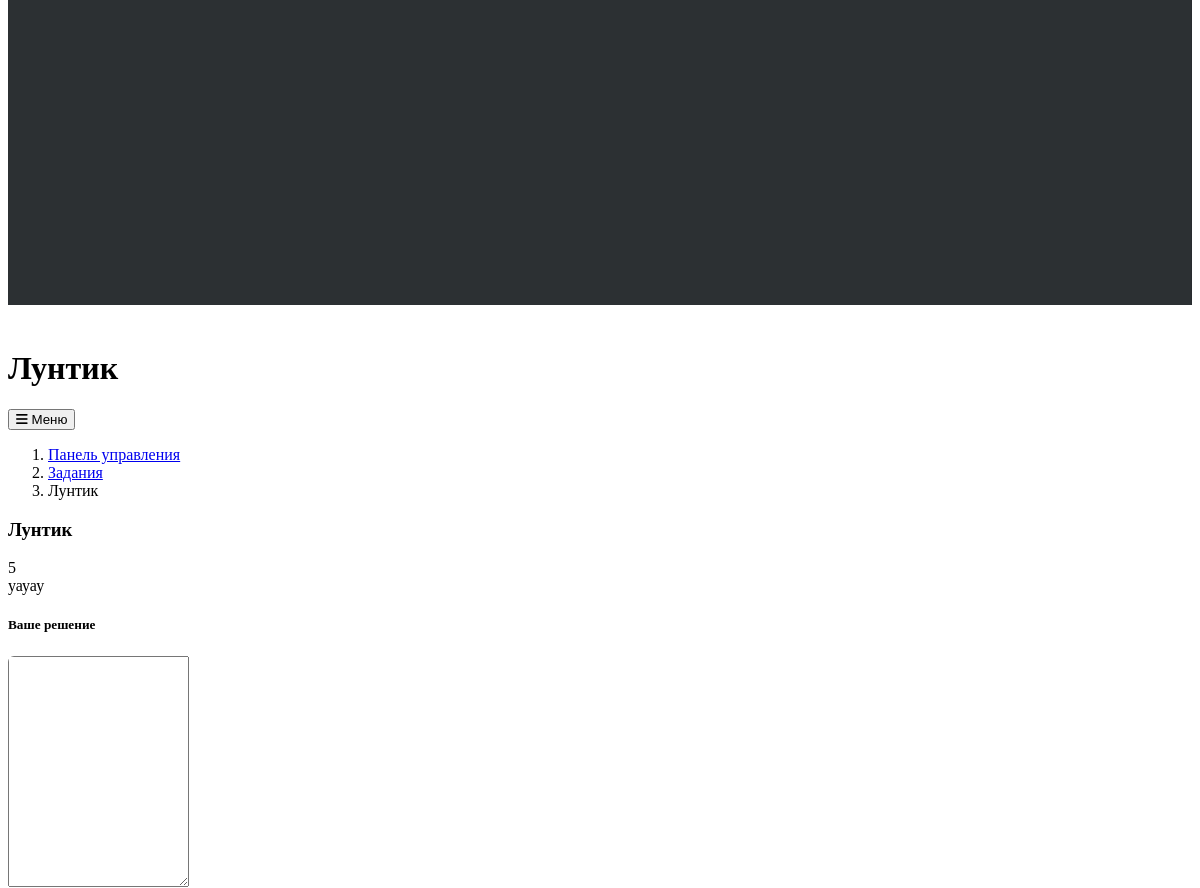
The app's page /assignments/1 (middle part), older data.
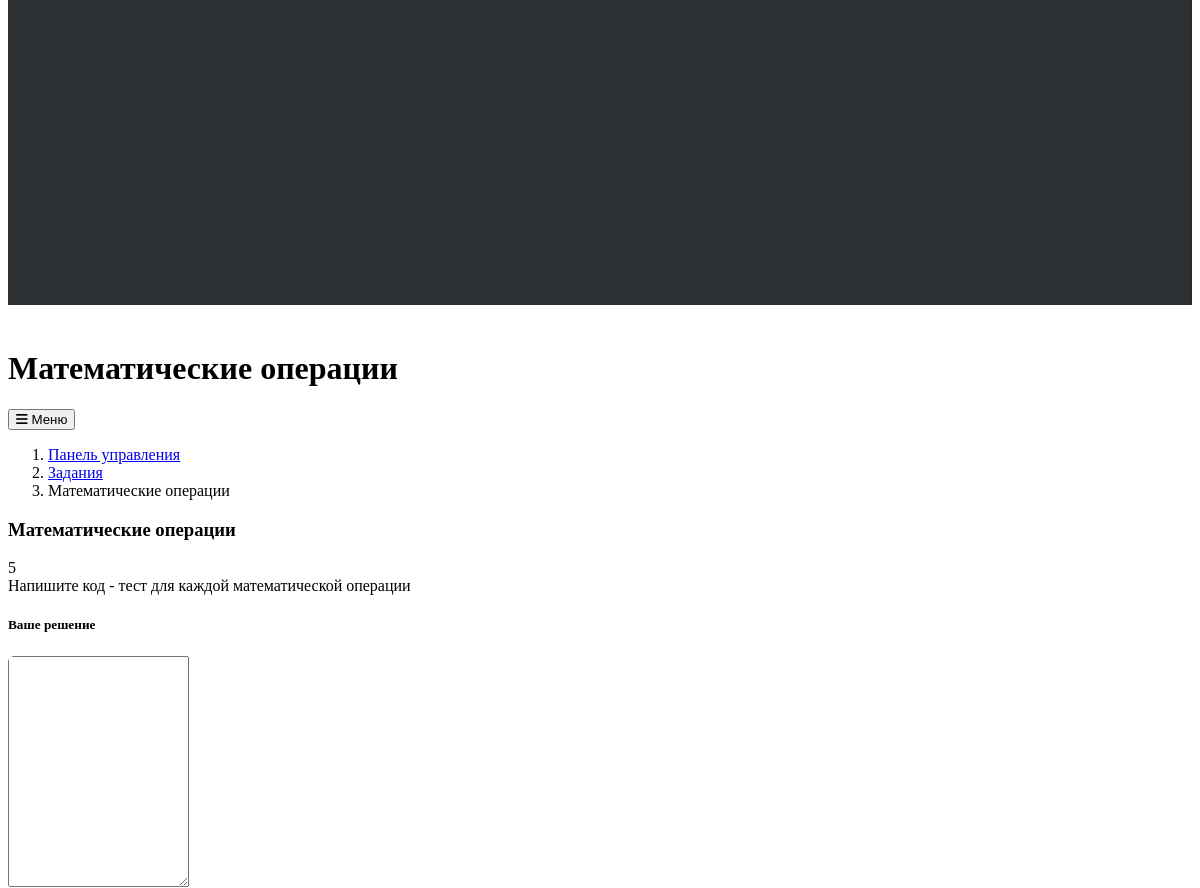
The same page, newer data.
### models.py (models this page shows, shortened)
class Assignment(db.Model):
    id = db.Column(db.Integer, primary_key=True)
    title = db.Column(db.String(200), nullable=False)
    description = db.Column(db.Text, nullable=False)
    tests = db.Column(db.Text, nullable=False)  # JSON string of test cases
    difficulty = db.Column(db.String(20), default="Medium")
    date_created = db.Column(db.DateTime, default=datetime.utcnow)
    date_updated = db.Column(db.DateTime, default=datetime.utcnow, onupdate=datetime.utcnow)
    is_published = db.Column(db.Boolean, default=True)
    submissions = db.relationship('Submission', backref='assignment', lazy=True, cascade="all, delete-orphan")

### app.py (the view)
@app.route('/assignments/<int:assignment_id>')
def assignment_detail(assignment_id):
    assignment = Assignment.query.get_or_404(assignment_id)
    if not assignment.is_published:
        abort(404)
    submission_form = SubmissionForm()
    submission = Submission.query.filter_by(assignment_id=assignment_id).order_by(
        Submission.date_submitted.desc()).first()
    return render_template(
        'assignment_detail.html',
        title=assignment.title,
        assignment=assignment,
        form=submission_form,
        submission=submission
    )

### forms.py
class SubmissionForm(FlaskForm):
    code = StringField('Код', validators=[DataRequired()])
    submit = SubmitField('Отправить решение')  # Добавлено

### templates/assignment_detail.html (shortened to what the changed rows need)
{% extends "layout.html" %}
{% block content %}
<div class="container">
    {% if 'title' in form.__dict__ and not submission %}
    <div class="row">
        <div class="col-md-10 mx-auto">
            <div class="card">
                <div class="card-header">
                    <h3 class="mb-0">{{ legend or 'Детали задания' }}</h3>
                </div>
                <div class="card-body">
                    <form method="POST" action="">
                        {{ form.hidden_tag() }}
                        <div class="mb-3">
                            {{ form.title.label(class="form-label") }}
                            {% if form.title.errors %}
                                {{ form.title(class="form-control is-invalid") }}
                                <div class="invalid-feedback">
                                    {% for error in form.title.errors %}
                                        <span>{{ error }}</span>
                                    {% endfor %}
                                </div>
                            {% else %}
                                {{ form.title(class="form-control") }}
                            {% endif %}
                        </div>
                        <div class="mb-3">
                            {{ form.description.label(class="form-label") }}
                            {% if form.description.errors %}
                                {{ form.description(class="form-control is-invalid", rows=10) }}
                                <div class="invalid-feedback">
                                    {% for error in form.description.errors %}
                                        <span>{{ error }}</span>
                                    {% endfor %}
                                </div>
                            {% else %}
                                {{ form.description(class="form-control", rows=10) }}
                            {% endif %}
                        </div>
                        <div class="mb-3">
                            {{ form.tests.label(class="form-label") }}
                            {% if form.tests.errors %}
                                {{ form.tests(class="form-control is-invalid", rows=8) }}
                                <div class="invalid-feedback">
                                    {% for error in form.tests.errors %}
                                        <span>{{ error }}</span>
                                    {% endfor %}
                                </div>
                            {% else %}
                                {{ form.tests(class="form-control", rows=8) }}
                            {% endif %}
                            <div class="form-text">
                                Введите тестовые случаи в формате JSON массива. Пример:
                                <code>[{"input": "тестовый ввод", "expected_output": "ожидаемый вывод"}]</code>
                            </div>
                        </div>
                        <div class="mb-3">
                            {{ form.difficulty.label(class="form-label") }}
                            {{ form.difficulty(class="form-select") }}
                        </div>
                        <div class="mb-3 form-check">
                            {{ form.is_published(class="form-check-input") }}
                            {{ form.is_published.label(class="form-check-label") }}
                        </div>
                        <div class="d-flex justify-content-between">
                            <a href="{{ url_for('assignments') }}" class="btn btn-secondary">Отмена</a>
                            {{ form.submit(class="btn btn-primary") }}
                        </div>
                    </form>
                </div>
            </div>
        </div>
    </div>
    {% else %}
    <div class="row">
        <div class="col-md-8">
            <nav aria-label="breadcrumb" class="mb-4">
                <ol class="breadcrumb">
                    <li class="breadcrumb-item"><a href="{{ url_for('dashboard') }}">Панель управления</a></li>
                    <li class="breadcrumb-item"><a href="{{ url_for('assignments') }}">Задания</a></li>
                    <li class="breadcrumb-item active" aria-current="page">{{ assignment.title }}</li>
                </ol>
            </nav>
            <div class="card mb-4">
                <div class="card-header d-flex justify-content-between align-items-center">
                    <h3 class="mb-0">{{ assignment.title }}</h3>
                    <span class="badge rounded-pill difficulty-badge {{ assignment.difficulty }}">
                        {% if assignment.difficulty == 'Easy' %}Легкий
                        {% elif assignment.difficulty == 'Medium' %}Средний
                        {% elif assignment.difficulty == 'Hard' %}Сложный
                        {% else %}{{ assignment.difficulty }}{% endif %}
                    </span>
                </div>
                <div class="card-body">
                    <div class="mb-4 lesson-content">
                        {{ assignment.description|safe }}
                    </div>
                    <div class="card mb-4">
                        <div class="card-header">
                            <h5 class="mb-0">Ваше решение</h5>
                        </div>
                        <div class="card-body p-0 code-editor-container">
                            <div id="editor-container">
                                <textarea id="code-editor" class="form-control" rows="15"></textarea>
                            </div>
                        </div>
                    </div>
                    </div>
                </div>
            </div>
        </div>
    </div>
    {% endif %}
</div>
{% endblock %}

### templates/layout.html (shortened to what this page needs)
<!DOCTYPE html>
<html lang="ru" data-bs-theme="dark">
<head>
    <link rel="stylesheet" href="https://cdn.replit.com/agent/bootstrap-agent-dark-theme.min.css">
    <link rel="stylesheet" href="https://cdnjs.cloudflare.com/ajax/libs/font-awesome/6.0.0/css/all.min.css">
    <link rel="stylesheet" href="https://cdnjs.cloudflare.com/ajax/libs/codemirror/5.65.2/codemirror.min.css">
    <link rel="stylesheet" href="https://cdnjs.cloudflare.com/ajax/libs/codemirror/5.65.2/theme/darcula.min.css">
    <link rel="stylesheet" href="{{ url_for('static', filename='css/custom.css') }}">
</head>
<body>
    <div class="container-fluid">
        <div class="row">
            <div class="col-md-3 col-lg-2 d-md-block sidebar" id="sidebar-menu">
                <div class="sidebar-sticky">
                </div>
            </div>
            <main class="col-md-9 ms-sm-auto col-lg-10 px-md-4 main-content">
                <div class="d-flex justify-content-between flex-wrap flex-md-nowrap align-items-center pt-3 pb-2 mb-3 border-bottom">
                    <h1 class="h2">{{ title }}</h1>
                    <div class="btn-toolbar mb-2 mb-md-0">
                        <button class="btn btn-sm btn-outline-secondary d-md-none" id="mobile-menu-toggle">
                            <i class="fas fa-bars"></i> Меню
                        </button>
                    </div>
                </div>
                {% block content %}{% endblock %}
        </div>
</body>
</html>

Row changes from the older to the newer data that the page shows:
changed Assignment: title "Лунтик" → "Математические операции"; description "уауау" → "Напишите код - тест для каждой математической операции"
